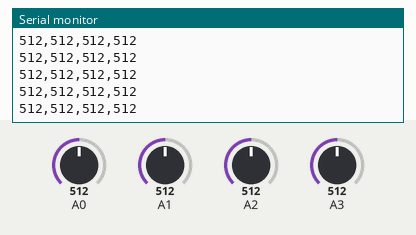
Simulated run of this sketch. Board: Arduino Uno, built with avr-gcc and run on an emulated ATmega328P. Parts: the last lines printed to the serial monitor. The test bench sets the inputs (shaded band); at power-on: A0 = 512, A1 = 512, A2 = 512, A3 = 512.

Above: at 1.2 s.
1.3 s: A0 set to 716
At 1.56 s:
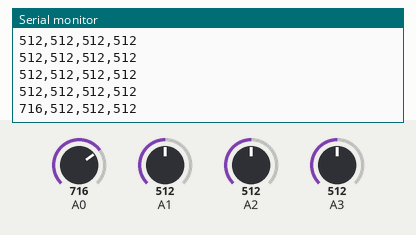
2.8 s: A1 set to 716
At 2.97 s:
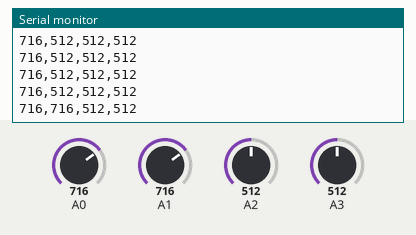
4.3 s: A2 set to 716
At 4.38 s:
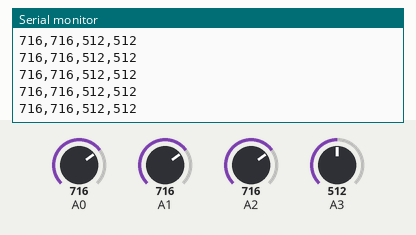
5.8 s: A3 set to 716
At 5.99 s:
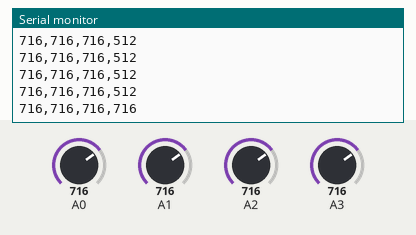
7.3 s: A0 set to 992
At 7.4 s:
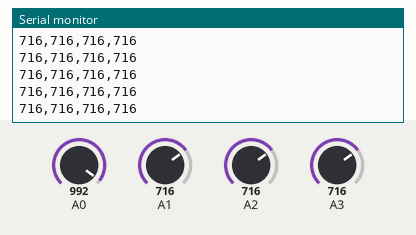
8.8 s: A1 set to 992
At 8.8 s:
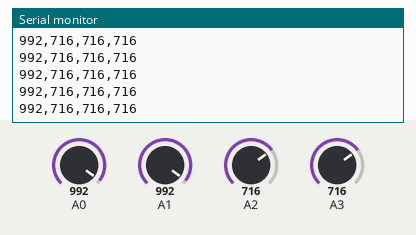
Timing chart, 0 to 11.3 s (numbered marks = the images above; inputs shaded):
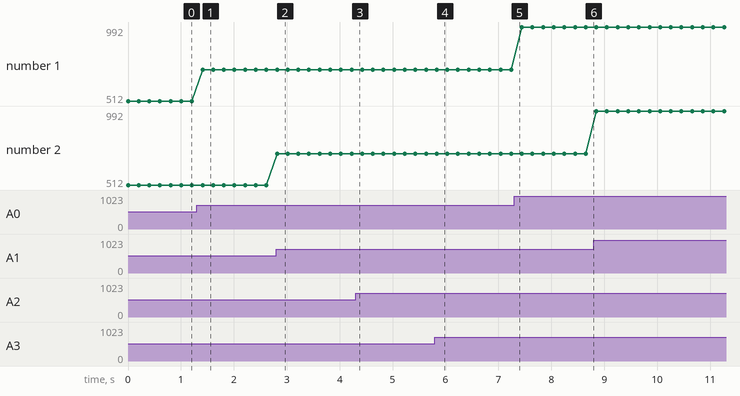

The sketch:

Posture.ino
```cpp
void setup() {
  // Initialize serial communication
  Serial.begin(9600);
}

void loop() {
  // Read values from four analog sensors
  int sensorValue1 = analogRead(A0);
  int sensorValue2 = analogRead(A1);
  int sensorValue3 = analogRead(A2);
  int sensorValue4 = analogRead(A3);

  // Print sensor values to the serial monitor with commas
  Serial.print(sensorValue1);
  Serial.print(",");
  Serial.print(sensorValue2);
  Serial.print(",");
  Serial.print(sensorValue3);
  Serial.print(",");
  Serial.println(sensorValue4);

  // Delay for a short period
  delay(200);
}
```

Measured:
- after the input at 1.3 s, the serial monitor: prints a new line after 0.11 s (image 1)
- after the input at 2.8 s, the serial monitor: prints a new line at once (image 2)
- after the input at 5.8 s, the serial monitor: prints a new line at once (image 4)
- plotted number 1: 512 → 716 after the input at 1.3 s, 716 → 992 after the input at 7.3 s
